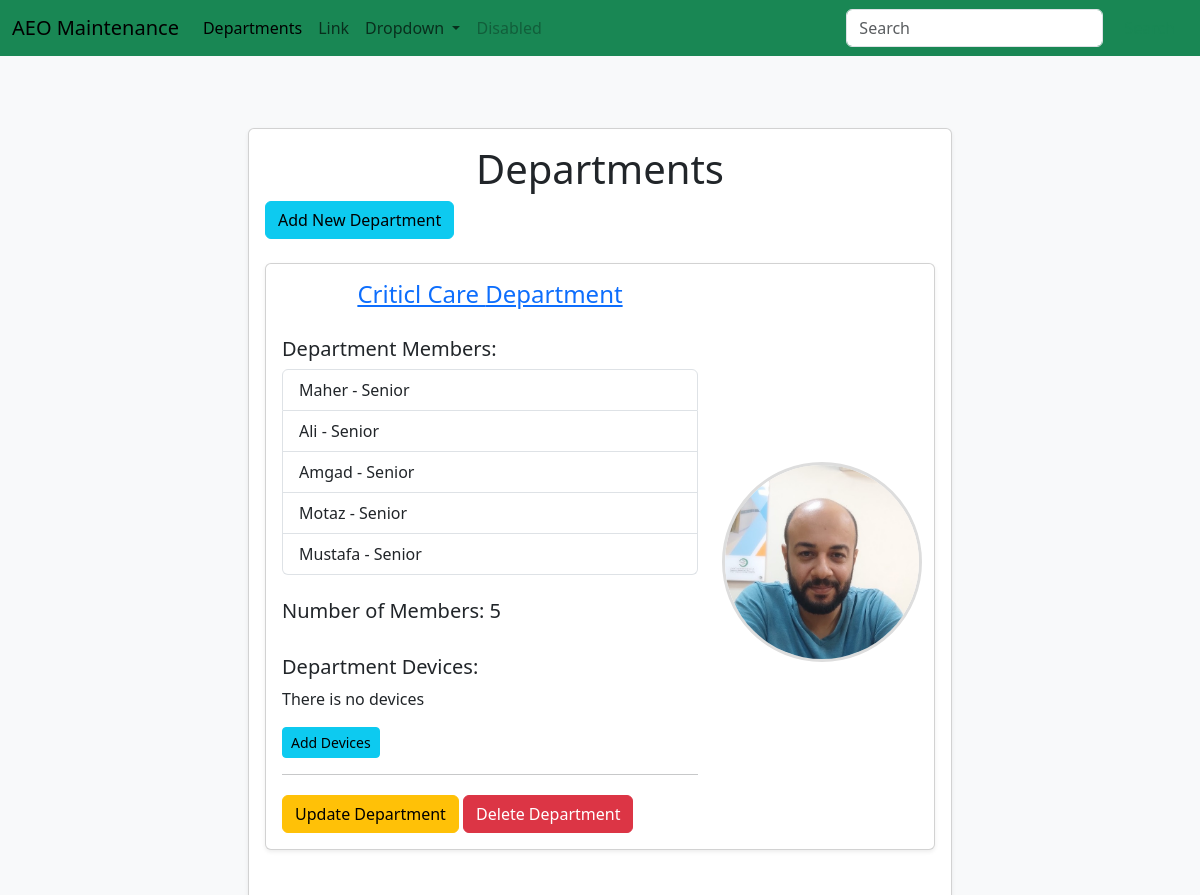
/departments/ (upper part), run on an earlier commit of the app's database.
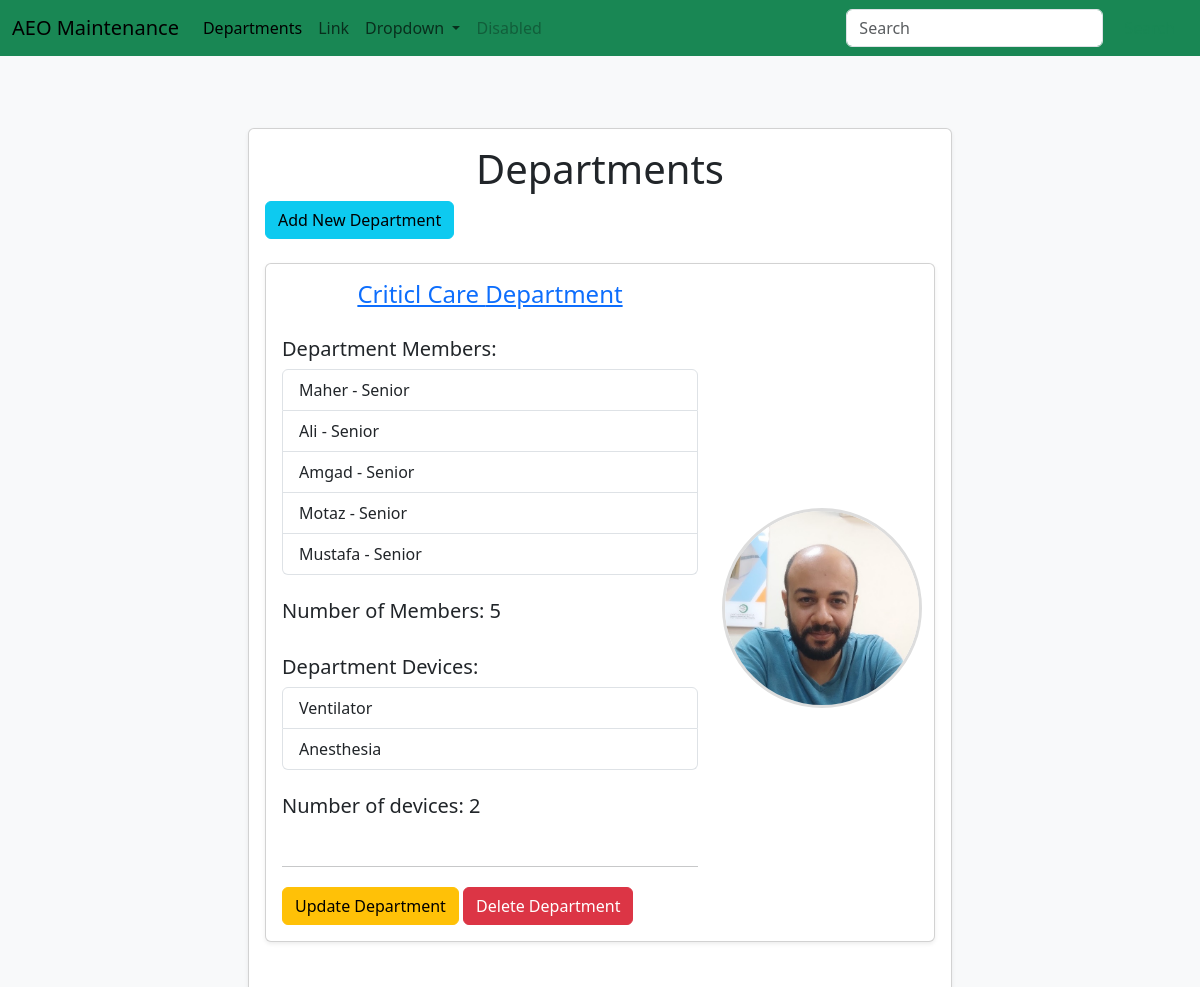
And on a later commit of the database.
### maintenance_system/models.py (models this page shows, shortened)
class Department(db.Model):
	id = db.Column(db.Integer, primary_key=True)
	name = db.Column(db.String(80), unique=True)
	members = db.relationship('User', backref='department', lazy=True)
	devices = db.relationship('Device', backref='department', lazy=True)

class User(db.Model):
	id = db.Column(db.Integer, primary_key=True)
	username = db.Column(db.String(80), unique=True)
	email = db.Column(db.String(120), unique=True)
	password = db.Column(db.String(120))
	rank = db.Column(db.String(120), default="Junior")
	profile_pic = db.Column(db.String(120), default="default.jpg")
	department_id = db.Column(db.Integer, db.ForeignKey('department.id'))
	machines = db.relationship('Machine', backref='user', lazy=True)
	hospitals = db.relationship('Hospital', secondary='user_hospital', backref='users', lazy='dynamic')

class Device(db.Model):
	id = db.Column(db.Integer, primary_key=True)
	name = db.Column(db.String(80), unique=True)
	department_id = db.Column(db.Integer, db.ForeignKey('department.id'))
	models = db.relationship('Model', backref='device', lazy=True)

### maintenance_system/routes.py (the view)
@app.route('/departments/')
def departments():
	departments = Department.query.all()
	return render_template('departments.html', departments=departments)

### maintenance_system/Templates/departments.html (shortened to what this page needs)
{% extends "layout.html"%}
{% block content %}
<div class="row justify-content-center">
	<div class="col-lg-8 mt-4 mb-4">
		<div class="card p-3 shadow-sm">
			<div class="row">
				<h1 class="text-center">Departments</h1>
				<a href="{{ url_for('add_department') }}"><button type="button" class="btn btn-info btn-md">Add
						New Department</button></a>
				{% for department in departments %}
				<div class="col-md-8 col-lg-12 mt-4 mb-4">
					<div class="card p-3 shadow-sm">
						<div class="row align-items-center">
							<div class="col-lg-8 col-12">
								<a href="{{ url_for('departments', id = department.id)}}">
									<h4 class="mb-1 text-center">{{department.name}} Department</h4>
								</a>
								<br>
								<h5>Department Members: </h5>
								{% if department.members%}
								<div class="list-group">
									{% for member in department.members%}
									<a href="{{ url_for('user', id = member.id)}}"
										class="list-group-item list-group-item-action">{{ member.username }} - {{
										member.rank }}</a>
									{% endfor%}
								</div>
								<br>
								<h5>Number of Members: {{ department.members|length }}</h5>
								{% else %}
								<p> There is no members in this department</p>
								{% endif %}
								<br>
								<h5>Department Devices: </h5>
								{% if department.devices%}
								<div class="list-group">
									{% for device in department.devices%}
									<a href="{{url_for('device', id = device.id)}}"
										class="list-group-item list-group-item-action">{{
										device.name }}</a>
									{% endfor%}
								</div>
								<br>
								<h5>Number of devices: {{ department.devices|length }}</h5>
								{% else %}
								<p>There is no devices</p>
								<a href="#"><button type="button" class="btn btn-info btn-sm">Add
										Devices</button></a>
								{% endif%}
								<br>
								<hr>
								<div>
									<a href="{{ url_for('update_department', id = department.id)}}"><button
											type="button" class="btn btn-warning btn-custom mt-1">Update
											Department</button></a>
									<a href="{{ url_for('delete_department', id = department.id)}}"><button
											type="button" class="btn btn-danger custom-button mt-1">Delete
											Department</button></a>
								</div>
							</div>
							<div class="col-lg-4 text-center mt-1">
								<img src="{{ url_for('static', filename='images/profile.jpg')}}" alt="User Photo"
									class="rounded-photo mt-2">
							</div>
						</div>
					</div>
				</div>
				{% endfor %}
			</div>
		</div>
	</div>
	{% endblock%}

What changed in the data, as far as the page shows it:
shown differently, row unchanged: Department "Criticl Care": devices|length (not shown) → "2"; text "There is no devices Add Devices" → "Number of devices:"
added Device: name "Ventilator"
added Device: name "Anesthesia"
